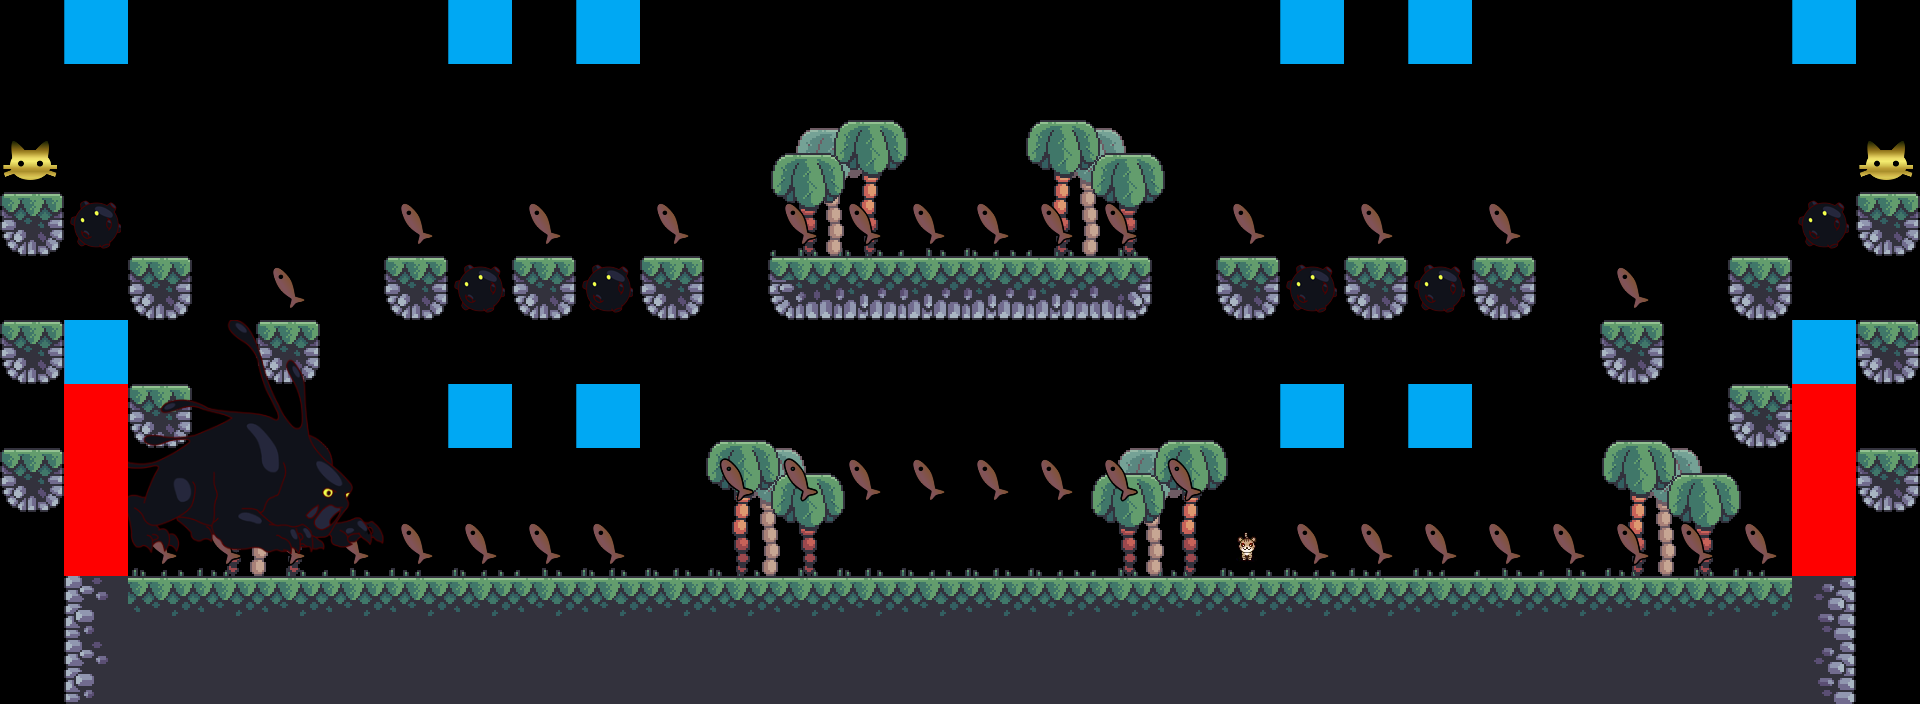

This game map was drawn from its Tiled (.tmx) file and the tilesets committed beside it. A one-line description and the trimmed map source follow:
An orthogonal 30x11 tile map with 64x64 px tiles, 11 tile layers (terrain, grass, bg_palms, palms, ...), 9 tilesets.

<map version="1.10" tiledversion="1.10.1" orientation="orthogonal" renderorder="right-down" width="30" height="11" tilewidth="64" tileheight="64" infinite="0" nextlayerid="12" nextobjectid="1">
 <editorsettings>
  <export target="../3/level3.csv" format="csv" />
 </editorsettings>
 <tileset firstgid="1" source="../tilesets/terrain_tiles.tsx" />
 <tileset firstgid="17" source="../tilesets/grass.tsx" />
 <tileset firstgid="22" source="../tilesets/extra-life.tsx" />
 <tileset firstgid="23" source="../tilesets/treat.tsx" />
 <tileset firstgid="24" source="../tilesets/beast.tsx" />
 <tileset firstgid="44" source="../tilesets/enemy_setup.tsx" />
 <tileset firstgid="46" source="../tilesets/setup_tile_obstacle.tsx" />
 <tileset firstgid="48" source="../tilesets/Setup_player.tsx" />
 <tileset firstgid="50" source="../tilesets/palms.tsx" />
 <layer id="1" name="terrain" width="30" height="11">
  <data>[330 cells, 82 non-empty, 10 distinct tile ids]</data>
 </layer>
 <layer id="2" name="grass" width="30" height="11">
  <data>[330 cells, 32 non-empty, 4 distinct tile ids]</data>
 </layer>
 <layer id="11" name="bg_palms" width="30" height="11">
  <data>[330 cells, 6 non-empty, 1 distinct tile ids]</data>
 </layer>
 <layer id="10" name="palms" width="30" height="11">
  <data>[330 cells, 12 non-empty, 2 distinct tile ids]</data>
 </layer>
 <layer id="3" name="extra-lives" width="30" height="11">
  <data>[330 cells, 2 non-empty, 1 distinct tile ids]</data>
 </layer>
 <layer id="4" name="treats" width="30" height="11">
  <data>[330 cells, 38 non-empty, 1 distinct tile ids]</data>
 </layer>
 <layer id="5" name="enemy" width="30" height="11">
  <data>[330 cells, 21 non-empty, 20 distinct tile ids]</data>
 </layer>
 <layer id="7" name="enemy_constraints" width="30" height="11">
  <data>[330 cells, 8 non-empty, 1 distinct tile ids]</data>
 </layer>
 <layer id="8" name="obstacles" width="30" height="11">
  <data>[330 cells, 6 non-empty, 1 distinct tile ids]</data>
 </layer>
 <layer id="9" name="obstacle_constraints" width="30" height="11">
  <data>[330 cells, 12 non-empty, 1 distinct tile ids]</data>
 </layer>
 <layer id="6" name="player" width="30" height="11">
  <data>[330 cells, 1 non-empty, 1 distinct tile ids]</data>
 </layer>
</map>
